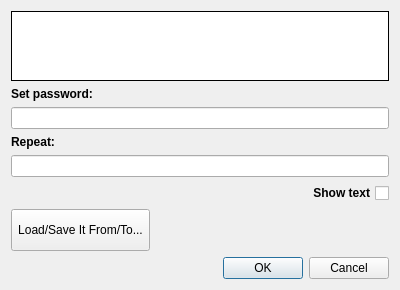
<?xml version="1.0" encoding="UTF-8"?>
<ui version="4.0">
 <class>TPassword_form</class>
 <widget class="QDialog" name="TPassword_form">
  <property name="geometry">
   <rect>
    <x>0</x>
    <y>0</y>
    <width>400</width>
    <height>275</height>
   </rect>
  </property>
  <property name="windowTitle">
   <string>Koperek32::Enter Password!</string>
  </property>
  <layout class="QVBoxLayout" name="verticalLayout">
   <item>
    <widget class="QGraphicsView" name="graphicsView">
     <property name="frameShape">
      <enum>QFrame::Box</enum>
     </property>
     <property name="frameShadow">
      <enum>QFrame::Plain</enum>
     </property>
     <property name="verticalScrollBarPolicy">
      <enum>Qt::ScrollBarAlwaysOff</enum>
     </property>
     <property name="horizontalScrollBarPolicy">
      <enum>Qt::ScrollBarAlwaysOff</enum>
     </property>
    </widget>
   </item>
   <item>
    <widget class="QLabel" name="label_2">
     <property name="font">
      <font>
       <weight>75</weight>
       <bold>true</bold>
      </font>
     </property>
     <property name="text">
      <string>Set password:</string>
     </property>
    </widget>
   </item>
   <item>
    <widget class="QLineEdit" name="lineEdit"/>
   </item>
   <item>
    <widget class="QLabel" name="label">
     <property name="font">
      <font>
       <weight>75</weight>
       <bold>true</bold>
      </font>
     </property>
     <property name="layoutDirection">
      <enum>Qt::LeftToRight</enum>
     </property>
     <property name="text">
      <string>Repeat:</string>
     </property>
    </widget>
   </item>
   <item>
    <widget class="QLineEdit" name="lineEdit_2"/>
   </item>
   <item>
    <widget class="QCheckBox" name="checkBox">
     <property name="font">
      <font>
       <weight>75</weight>
       <bold>true</bold>
      </font>
     </property>
     <property name="layoutDirection">
      <enum>Qt::RightToLeft</enum>
     </property>
     <property name="text">
      <string>Show text</string>
     </property>
    </widget>
   </item>
   <item>
    <layout class="QHBoxLayout" name="horizontalLayout">
     <property name="topMargin">
      <number>0</number>
     </property>
     <item>
      <widget class="QToolButton" name="toolButton">
       <property name="minimumSize">
        <size>
         <width>50</width>
         <height>42</height>
        </size>
       </property>
       <property name="text">
        <string>Load/Save It From/To...</string>
       </property>
       <property name="icon">
        <iconset resource="resources.qrc">
         <normaloff>:/new/prefix1/ICO/Icon7.ico</normaloff>:/new/prefix1/ICO/Icon7.ico</iconset>
       </property>
       <property name="iconSize">
        <size>
         <width>32</width>
         <height>32</height>
        </size>
       </property>
       <property name="shortcut">
        <string>2, 4, Return</string>
       </property>
       <property name="toolButtonStyle">
        <enum>Qt::ToolButtonTextBesideIcon</enum>
       </property>
       <property name="autoRaise">
        <bool>false</bool>
       </property>
      </widget>
     </item>
     <item>
      <spacer name="horizontalSpacer">
       <property name="orientation">
        <enum>Qt::Horizontal</enum>
       </property>
       <property name="sizeHint" stdset="0">
        <size>
         <width>40</width>
         <height>20</height>
        </size>
       </property>
      </spacer>
     </item>
    </layout>
   </item>
   <item>
    <widget class="QDialogButtonBox" name="buttonBox">
     <property name="orientation">
      <enum>Qt::Horizontal</enum>
     </property>
     <property name="standardButtons">
      <set>QDialogButtonBox::Cancel|QDialogButtonBox::Ok</set>
     </property>
    </widget>
   </item>
  </layout>
 </widget>
 <resources>
  <include location="resources.qrc"/>
 </resources>
 <connections>
  <connection>
   <sender>buttonBox</sender>
   <signal>accepted()</signal>
   <receiver>TPassword_form</receiver>
   <slot>accept()</slot>
   <hints>
    <hint type="sourcelabel">
     <x>248</x>
     <y>254</y>
    </hint>
    <hint type="destinationlabel">
     <x>157</x>
     <y>274</y>
    </hint>
   </hints>
  </connection>
  <connection>
   <sender>buttonBox</sender>
   <signal>rejected()</signal>
   <receiver>TPassword_form</receiver>
   <slot>reject()</slot>
   <hints>
    <hint type="sourcelabel">
     <x>316</x>
     <y>260</y>
    </hint>
    <hint type="destinationlabel">
     <x>286</x>
     <y>274</y>
    </hint>
   </hints>
  </connection>
 </connections>
</ui>
